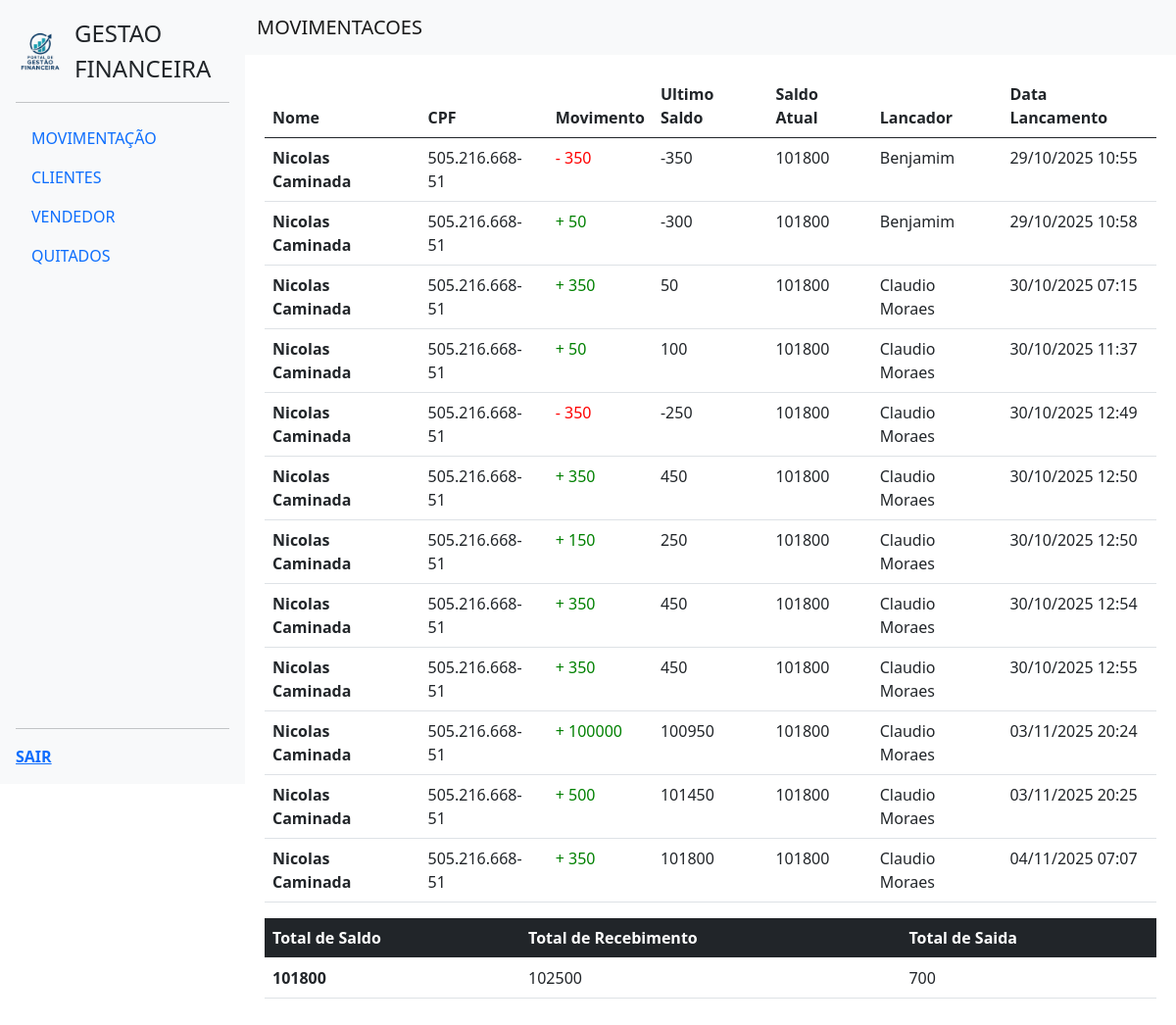
The app's page /extrato/1 (signed in) with its own data.
### movimentacao/models.py (models this page shows)
class Cliente(database.Model):
    id_vendedor = database.Column(database.Integer, database.ForeignKey('cliente.id'), nullable=False)
    id = database.Column(database.Integer, primary_key=True)
    nome = database.Column(database.String, nullable=False)
    cpf = database.Column(database.String, nullable=False)
    saldo = database.Column(database.String, nullable=True)
    telefone = database.Column(database.String, nullable=False)
    email = database.Column(database.String, nullable=False)
    data_nascimento = database.Column(database.String, nullable=False)
    usuario_insert = database.Column(database.String, nullable=False)

class Movimentacao(database.Model):
    id = database.Column(database.Integer, primary_key=True)
    id_cliente = database.Column(database.Integer, database.ForeignKey('cliente.id'), nullable=False)
    data = database.Column(database.String, nullable=False)
    valor_pago = database.Column(database.String)
    valor_emprestado = database.Column(database.String)
    atrasado = database.Column(database.String)
    ultimo_saldo = database.Column(database.String)
    usuario_insert = database.Column(database.String, nullable=False)

class Usuario(database.Model, UserMixin):
    id = database.Column(database.Integer, primary_key=True)
    username = database.Column(database.String, nullable=False)
    email = database.Column(database.String, nullable=False, unique=True)
    senha = database.Column(database.String, nullable=False)
    nivel = database.Column(database.String, nullable=False)

### movimentacao/routes.py (the view)
@app.route("/extrato/<string:id>")
@login_required
def extrato(id):
    extr="extr"
    user = Usuario.query.get(int(current_user.id))
    movimentacoes = database.session.query(Movimentacao, Cliente, Usuario).join(Cliente, Movimentacao.id_cliente == Cliente.id).join(Usuario, Movimentacao.usuario_insert == Usuario.id).filter(Cliente.id == id).all()
    total_saida = database.session.query(database.func.sum(Movimentacao.valor_emprestado)).filter(Movimentacao.id_cliente == id).first()
    total_recebido = database.session.query(database.func.sum(Movimentacao.valor_pago)).filter(Movimentacao.id_cliente == id).first()
    total_saldo = database.session.query(database.func.sum(Cliente.saldo)).filter(Cliente.id == id).first()
    return render_template("extrato_cliente.html", movimentacoes_completas=movimentacoes, extr=extr, user=user, total_saida=total_saida,total_recebido=total_recebido, total_saldo=total_saldo)

### movimentacao/models.py (called while the page is built)
@login_manager.user_loader
def load_usuario(id_usuario):
    return Usuario.query.get(int(id_usuario))

### movimentacao/templates/extrato_cliente.html (shortened to what this page needs)
{% extends "navbar.html" %}
 {% block titlle %}
      MOVIMENTACOES
      {% endblock %}
{% block body %}
       <table class="table">
  <thead>
    <tr>
      <th scope="col">Nome</th>
      <th scope="col">CPF</th>
      <th scope="col">Movimento</th>
      <th scope="col">Ultimo Saldo</th>
      <th scope="col">Saldo Atual</th>
      <th scope="col">Lancador</th>
      <th scope="col">Data Lancamento</th>
    </tr>
  </thead>
  <tbody>
    {% for mov_completa in movimentacoes_completas %}
                {% set movimentacao, cliente, usuario = mov_completa %}
                <tr>
                    <th scope="row">{{ cliente.nome }}</th>
                    <td>{{ cliente.cpf }}</td>
                    <td>
                        {% if movimentacao.valor_pago %}
                            <span style="color: green;">+ {{ movimentacao.valor_pago }}</span>
                        {% else %}
                            <span style="color: red;">- {{ movimentacao.valor_emprestado }}</span>
                        {% endif %}
                    </td>
                    <td>{{ movimentacao.ultimo_saldo }}</td>
                    <td>{{ cliente.saldo }}</td>
                    <td>{{ usuario.username }}</td>
                    <td>{{ movimentacao.data }}</td>
                </tr>
            {% endfor %}
  </tbody>
</table>
<table class="table">
  <thead style="color: #fff;background-color: #212529;border-color: #32383e;">
    <tr>
      <th scope="col">Total de Saldo</th>
      <th scope="col">Total de Recebimento</th>
      <th scope="col">Total de Saida</th>
    </tr>
  </thead>
  <tbody>
    <tr>
      <th scope="row">{{total_saldo|first}}</th>
      <td>{{total_recebido|first}}</td>
      <td>{{total_saida|first}}</td>
    </tr>
    </tbody>
</table>
  </body>
{% endblock %}

### movimentacao/templates/navbar.html (style rules this page uses)
body { display: flex; min-height: 100vh; margin: 0; padding: 0; }

### records on screen
Movimentacao: valor_emprestado "350", ultimo_saldo "-350", data "29/10/2025 10:55"
Cliente: nome "Nicolas Caminada", cpf "505.216.668-51", saldo "101800"
Usuario: username "Benjamim"
Movimentacao: valor_pago "50", ultimo_saldo "-300", data "29/10/2025 10:58"
Movimentacao: valor_pago "350", ultimo_saldo "50", data "30/10/2025 07:15"
Usuario: username "Claudio Moraes"
Movimentacao: valor_pago "50", ultimo_saldo "100", data "30/10/2025 11:37"
Movimentacao: valor_emprestado "350", ultimo_saldo "-250", data "30/10/2025 12:49"
Movimentacao: valor_pago "350", ultimo_saldo "450", data "30/10/2025 12:50"
Movimentacao: valor_pago "150", ultimo_saldo "250", data "30/10/2025 12:50"
Movimentacao: valor_pago "350", ultimo_saldo "450", data "30/10/2025 12:54"
Movimentacao: valor_pago "350", ultimo_saldo "450", data "30/10/2025 12:55"
Movimentacao: valor_pago "100000", ultimo_saldo "100950", data "03/11/2025 20:24"
Movimentacao: valor_pago "500", ultimo_saldo "101450", data "03/11/2025 20:25"
Movimentacao: valor_pago "350", ultimo_saldo "101800", data "04/11/2025 07:07"

### other values on screen
{{ total_saldo|first }} "101800"
{{ total_recebido|first }} "102500"
{{ total_saida|first }} "700"
